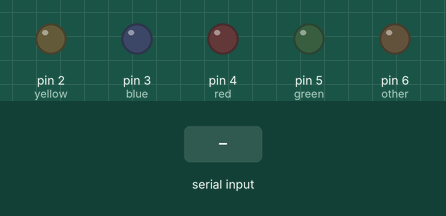
A sketch run on a simulated Arduino Uno, built with avr-gcc and run on an emulated ATmega328P. On the bench: output pins drawn as LEDs (lit = HIGH). Inputs (shaded band) come from the test bench. What the sketch prints to the serial monitor is not drawn.

Above: at 1.2 s.
1.3 s: "2" received over the second serial link
At 1.6 s:
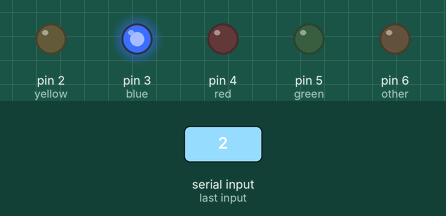
2.8 s: "3" received over the second serial link
At 3.9 s:
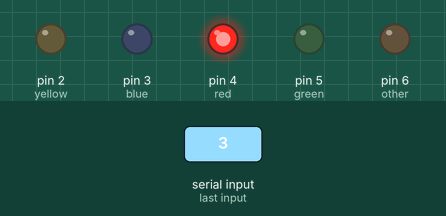
4.3 s: "4" received over the second serial link
At 5.1 s:
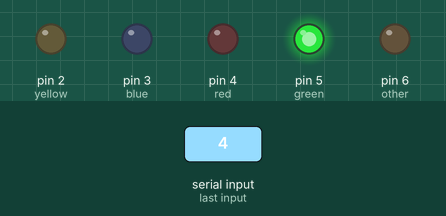
5.8 s: "5" received over the second serial link
At 6.2 s:
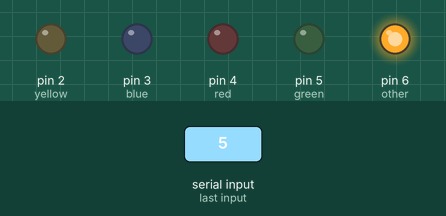
Timing chart, 0 to 8.3 s (numbered marks = the images above; inputs shaded):
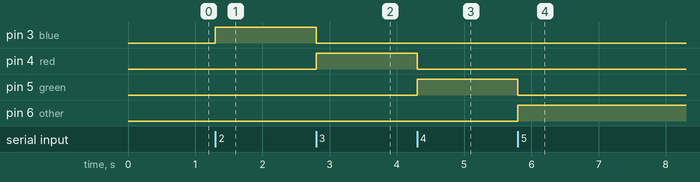

Measured:
- after the input at 1.3 s, pin 3 (blue): LOW → HIGH at once
- after the input at 2.8 s, pin 3 (blue): HIGH → LOW at once; pin 4 (red): LOW → HIGH at once
- after the input at 4.3 s, pin 4 (red): HIGH → LOW at once; pin 5 (green): LOW → HIGH at once
- after the input at 5.8 s, pin 5 (green): HIGH → LOW at once; pin 6 (other): LOW → HIGH at once

The sketch:

BlueTooth.ino
```cpp
/****************************************************************
* Ar2D2 : An Android remote controlled Arduino Car
* By Oliver H and Brook H
* Our CS 362 Project
*
* Description:
* -----------
* This small script waits for input from the Anrdoid device through
* Bluetooth. The Anrdoid app sends the integer 1 - 5 which in this
* script lights up one of 5 LEDs. However this is also used to
* control the direction of the car. Forward, Reverse, Left, Right, Stop.
*
* Code written by Oliver H
*
*/
/****************************************************************/

#include <SoftwareSerial.h>
SoftwareSerial BT(10, 11);
// creates a "virtual" serial port/UART
// connect BT module TX to D10
// connect BT module RX to D11
// connect BT Vcc to 5V, GND to GND

int yellow = 2;
int blue = 3;
int red = 4;
int green = 5;
int other = 6;

boolean yLight = false;
boolean bLight = false;
boolean rLight = false;
boolean gLight = false;

void setup()
{
  // set digital pin to control as an output
  pinMode(yellow, OUTPUT);
  pinMode(blue, OUTPUT);
  pinMode(red, OUTPUT);
  pinMode(green, OUTPUT);
  pinMode(other, OUTPUT);

  // set the data rate for the SoftwareSerial port
  Serial.begin(9600);
  BT.begin(9600);
  // Send test message to other device
  BT.println("Hello from Arduino");

}
char a; // stores incoming character from other device
void loop()
{
  if (BT.available())
    // if text arrived in from BT serial...
  {

    a = (BT.read());
    Serial.write(a);
    switch (a) {

        digitalWrite(yellow, HIGH);
        digitalWrite(blue, LOW);
        digitalWrite(red, LOW);
        digitalWrite(green, LOW);
        digitalWrite(other, LOW);
        break;

      case '2':

        digitalWrite(blue, HIGH);
        digitalWrite(yellow, LOW);
        digitalWrite(red, LOW);
        digitalWrite(green, LOW);
        digitalWrite(other, LOW);
        break;

      case '3':

        digitalWrite(red, HIGH);
        digitalWrite(blue, LOW);
        digitalWrite(yellow, LOW);
        digitalWrite(green, LOW);
        digitalWrite(other, LOW);
        break;

      case '4':

        digitalWrite(green, HIGH);
        digitalWrite(blue, LOW);
        digitalWrite(red, LOW);
        digitalWrite(yellow, LOW);
        digitalWrite(other, LOW);
        break;

     case '5':

        digitalWrite(other, HIGH);
        digitalWrite(green, LOW);
        digitalWrite(blue, LOW);
        digitalWrite(red, LOW);
        digitalWrite(yellow, LOW);
        break;

      default:
        // if nothing else matches, do the default
        // default is optional
        break;
    }

    // you can add more "if" statements with other characters to add more commands
  }
}
```
